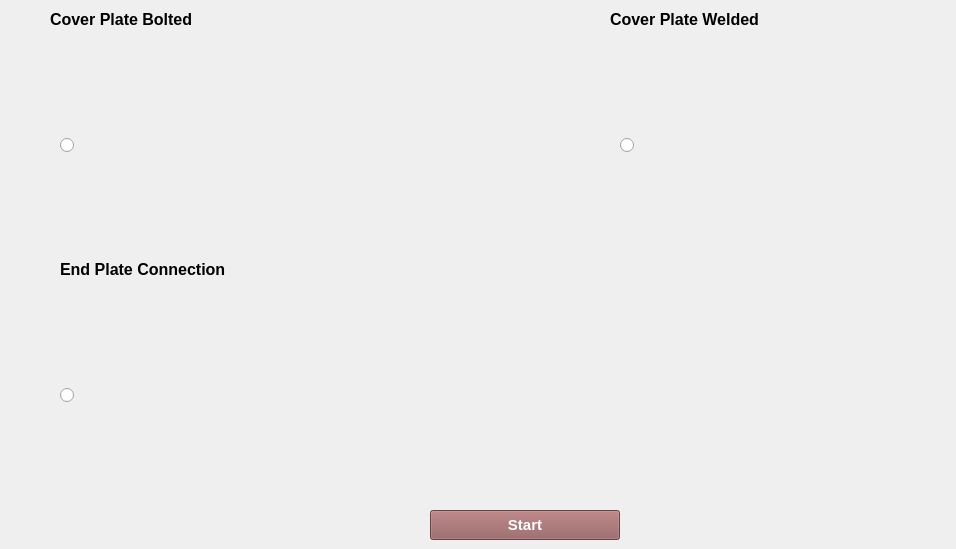
              <widget class="QWidget" name="tab_columntocolumn">
               <attribute name="title">
                <string>Column To Column</string>
               </attribute>
               <widget class="QWidget" name="layoutWidget">
                <property name="geometry">
                 <rect>
                  <x>0</x>
                  <y>0</y>
                  <width>100</width>
                  <height>30</height>
                 </rect>
                </property>
                <layout class="QHBoxLayout" name="horizontalLayout_6"/>
               </widget>
               <widget class="QLabel" name="label_13">
                <property name="geometry">
                 <rect>
                  <x>780</x>
                  <y>21</y>
                  <width>16</width>
                  <height>20</height>
                 </rect>
                </property>
                <property name="font">
                 <font>
                  <family>Arial</family>
                  <pointsize>12</pointsize>
                  <weight>75</weight>
                  <bold>true</bold>
                 </font>
                </property>
                <property name="text">
                 <string/>
                </property>
               </widget>
               <widget class="QLabel" name="label_70">
                <property name="geometry">
                 <rect>
                  <x>610</x>
                  <y>10</y>
                  <width>327</width>
                  <height>20</height>
                 </rect>
                </property>
                <property name="font">
                 <font>
                  <family>Arial</family>
                  <pointsize>12</pointsize>
                  <weight>75</weight>
                  <bold>true</bold>
                 </font>
                </property>
                <property name="text">
                 <string>&lt;html&gt;&lt;head/&gt;&lt;body&gt;&lt;p&gt;Cover Plate Welded&lt;/p&gt;&lt;/body&gt;&lt;/html&gt;</string>
                </property>
               </widget>
               <widget class="QRadioButton" name="rdbtn_cc_coverplate_welded">
                <property name="geometry">
                 <rect>
                  <x>620</x>
                  <y>40</y>
                  <width>327</width>
                  <height>211</height>
                 </rect>
                </property>
                <property name="sizePolicy">
                 <sizepolicy hsizetype="Preferred" vsizetype="Preferred">
                  <horstretch>0</horstretch>
                  <verstretch>0</verstretch>
                 </sizepolicy>
                </property>
                <property name="font">
                 <font>
                  <family>Arial</family>
                  <pointsize>12</pointsize>
                 </font>
                </property>
                <property name="layoutDirection">
                 <enum>Qt::LeftToRight</enum>
                </property>
                <property name="text">
                 <string/>
                </property>
                <property name="icon">
                 <iconset>
                  <normaloff>../ResourceFiles/images/coverplate.png</normaloff>../ResourceFiles/images/coverplate.png</iconset>
                </property>
                <property name="iconSize">
                 <size>
                  <width>300</width>
                  <height>300</height>
                 </size>
                </property>
               </widget>
               <widget class="QLabel" name="label_69">
                <property name="geometry">
                 <rect>
                  <x>50</x>
                  <y>10</y>
                  <width>327</width>
                  <height>20</height>
                 </rect>
                </property>
                <property name="font">
                 <font>
                  <family>Arial</family>
                  <pointsize>12</pointsize>
                  <weight>75</weight>
                  <bold>true</bold>
                 </font>
                </property>
                <property name="text">
                 <string>&lt;html&gt;&lt;head/&gt;&lt;body&gt;&lt;p&gt;Cover Plate Bolted&lt;/p&gt;&lt;/body&gt;&lt;/html&gt;</string>
                </property>
               </widget>
               <widget class="QRadioButton" name="rdbtn_cc_coverplate_bolted">
                <property name="geometry">
                 <rect>
                  <x>60</x>
                  <y>40</y>
                  <width>361</width>
                  <height>211</height>
                 </rect>
                </property>
                <property name="sizePolicy">
                 <sizepolicy hsizetype="Preferred" vsizetype="Preferred">
                  <horstretch>0</horstretch>
                  <verstretch>0</verstretch>
                 </sizepolicy>
                </property>
                <property name="font">
                 <font>
                  <family>Arial</family>
                  <pointsize>12</pointsize>
                 </font>
                </property>
                <property name="layoutDirection">
                 <enum>Qt::LeftToRight</enum>
                </property>
                <property name="text">
                 <string/>
                </property>
                <property name="icon">
                 <iconset>
                  <normaloff>../ResourceFiles/images/coverplate.png</normaloff>../ResourceFiles/images/coverplate.png</iconset>
                </property>
                <property name="iconSize">
                 <size>
                  <width>300</width>
                  <height>300</height>
                 </size>
                </property>
               </widget>
               <widget class="QLabel" name="label_71">
                <property name="geometry">
                 <rect>
                  <x>60</x>
                  <y>260</y>
                  <width>327</width>
                  <height>20</height>
                 </rect>
                </property>
                <property name="font">
                 <font>
                  <family>Arial</family>
                  <pointsize>12</pointsize>
                  <weight>75</weight>
                  <bold>true</bold>
                 </font>
                </property>
                <property name="text">
                 <string>&lt;html&gt;&lt;head/&gt;&lt;body&gt;&lt;p&gt;End Plate Connection&lt;/p&gt;&lt;/body&gt;&lt;/html&gt;</string>
                </property>
               </widget>
               <widget class="QRadioButton" name="rdbtn_cc_endplate">
                <property name="geometry">
                 <rect>
                  <x>60</x>
                  <y>280</y>
                  <width>327</width>
                  <height>231</height>
                 </rect>
                </property>
                <property name="sizePolicy">
                 <sizepolicy hsizetype="Preferred" vsizetype="Preferred">
                  <horstretch>0</horstretch>
                  <verstretch>0</verstretch>
                 </sizepolicy>
                </property>
                <property name="font">
                 <font>
                  <family>Arial</family>
                  <pointsize>12</pointsize>
                 </font>
                </property>
                <property name="layoutDirection">
                 <enum>Qt::LeftToRight</enum>
                </property>
                <property name="text">
                 <string/>
                </property>
                <property name="icon">
                 <iconset>
                  <normaloff>../ResourceFiles/images/endplate.png</normaloff>../ResourceFiles/images/endplate.png</iconset>
                </property>
                <property name="iconSize">
                 <size>
                  <width>300</width>
                  <height>300</height>
                 </size>
                </property>
               </widget>
               <widget class="QPushButton" name="btn_momentconnection_cc_start">
                <property name="geometry">
                 <rect>
                  <x>430</x>
                  <y>510</y>
                  <width>190</width>
                  <height>30</height>
                 </rect>
                </property>
                <property name="sizePolicy">
                 <sizepolicy hsizetype="Preferred" vsizetype="Preferred">
                  <horstretch>0</horstretch>
                  <verstretch>0</verstretch>
                 </sizepolicy>
                </property>
                <property name="minimumSize">
                 <size>
                  <width>190</width>
                  <height>30</height>
                 </size>
                </property>
                <property name="maximumSize">
                 <size>
                  <width>190</width>
                  <height>30</height>
                 </size>
                </property>
                <property name="font">
                 <font>
                  <family>Arial</family>
                  <pointsize>11</pointsize>
                  <weight>75</weight>
                  <bold>true</bold>
                 </font>
                </property>
                <property name="focusPolicy">
                 <enum>Qt::TabFocus</enum>
                </property>
                <property name="toolTip">
                 <string>Enter</string>
                </property>
                <property name="styleSheet">
                 <string notr="true">QPushButton::hover
{
   background-color: #d97f7f;
   color:#000000 ;
}

QPushButton
{
background-color: #925a5b;
color:#ffffff;
}</string>
                </property>
                <property name="text">
                 <string>Start</string>
                </property>
                <property name="shortcut">
                 <string>Return</string>
                </property>
                <property name="checkable">
                 <bool>false</bool>
                </property>
                <property name="autoExclusive">
                 <bool>false</bool>
                </property>
                <property name="autoDefault">
                 <bool>true</bool>
                </property>
               </widget>
              </widget>
